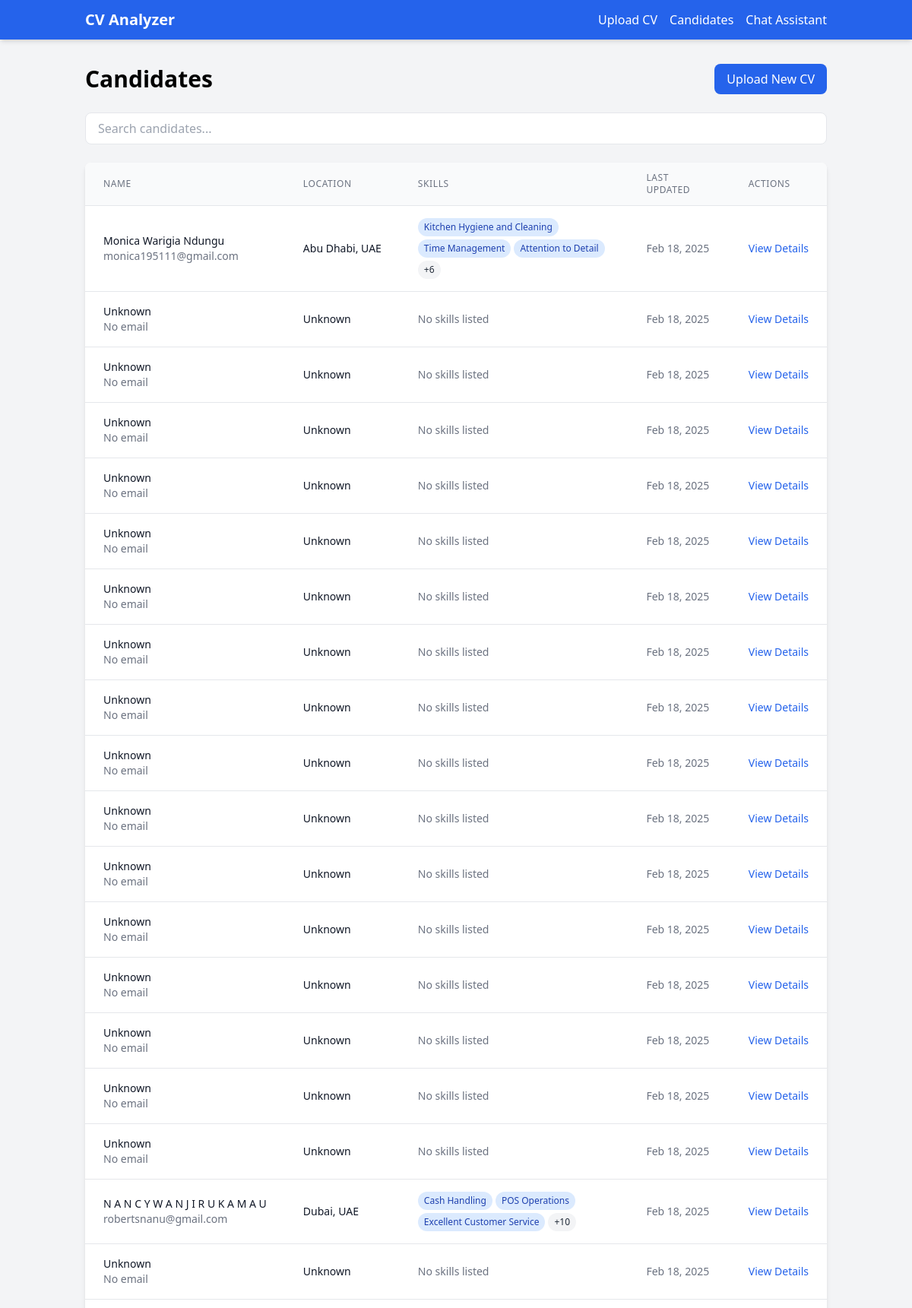
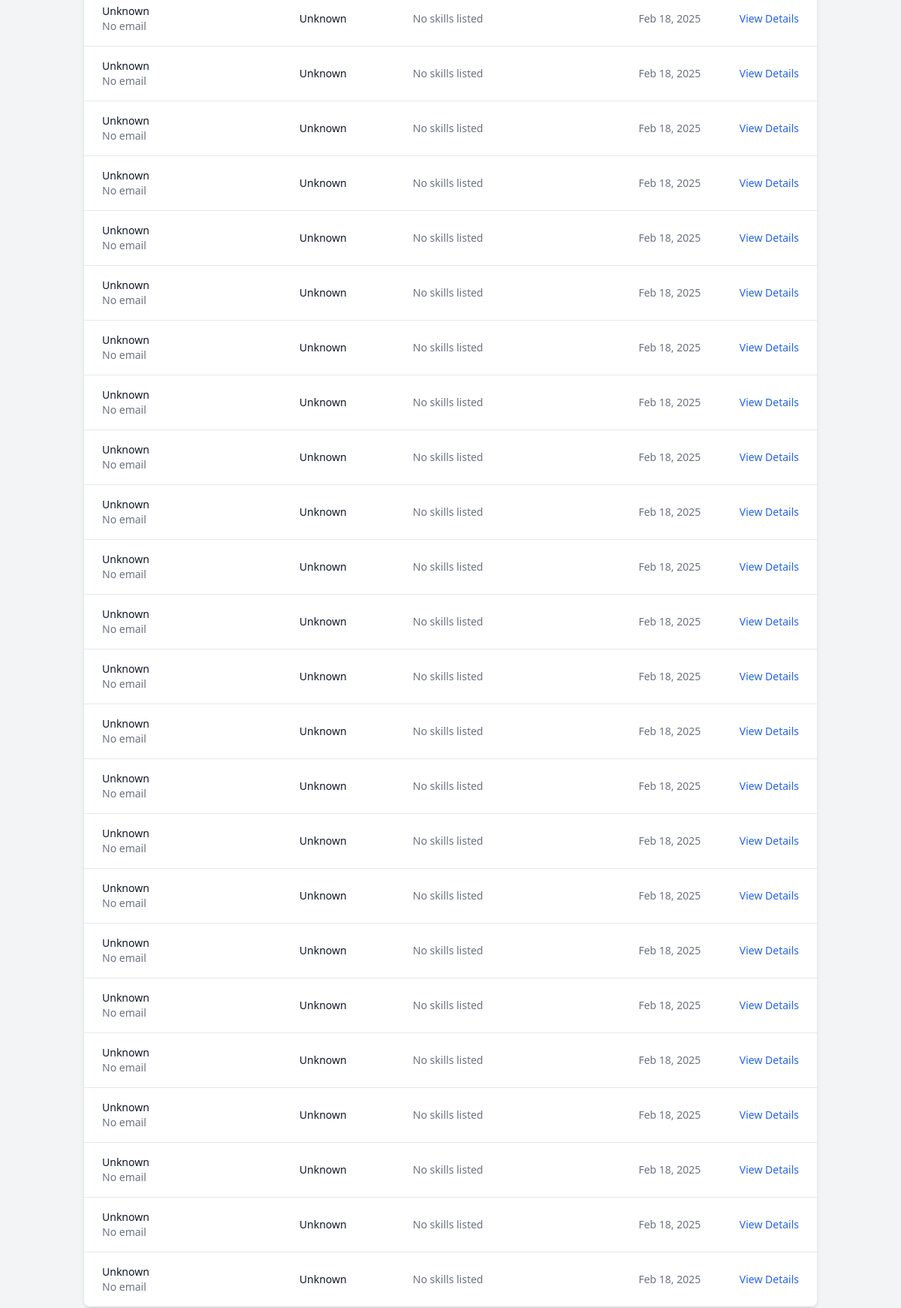
The app's page /cv_tracking_system/candidates/ (upper part) with its own data (2 pictures, top to bottom).
### cv_tracking_system/models.py (models this page shows, shortened)
class Candidate(models.Model):
    name = models.CharField(max_length=200)
    email = models.EmailField(unique=True, blank=True, null=True)
    phone = models.CharField(max_length=20, blank=True, null=True)
    location = models.CharField(max_length=200, blank=True, null=True)
    raw_text = models.TextField()  # Raw extracted resume text
    structured_data = models.JSONField(default=dict)
    file_path = models.FileField(
        upload_to=unique_filename,validators=[validate_file_size])
    last_updated = models.DateTimeField(auto_now=True)
    ai_summary = models.TextField(blank=True, null=True)
    def get_skills(self):
        return self.structured_data.get('skills', [])

### cv_tracking_system/views.py (the view)
# urls.py: path('candidates/', views.CandidatesView.as_view(), name='candidates'),
class CandidatesView(View):
    def get(self, request):
        candidates = Candidate.objects.all().order_by('-last_updated')
        return render(request, 'cv_tracking_system/candidates.html', {'candidates': candidates})

### cv_tracking_system/templates/cv_tracking_system/candidates.html (shortened to what this page needs)
{% extends 'cv_tracking_system/base.html' %}
{% block content %}
<div class="max-w-6xl mx-auto">
    <div class="flex justify-between items-center mb-6">
        <h1 class="text-3xl font-bold">Candidates</h1>
        <a href="{% url 'upload' %}" class="px-4 py-2 bg-blue-600 text-white rounded-lg hover:bg-blue-700">Upload New CV</a>
    </div>
    <div class="mb-6">
        <input type="text" id="candidateSearch" placeholder="Search candidates..." class="w-full px-4 py-2 border rounded-lg focus:outline-none focus:ring-2 focus:ring-blue-500">
    </div>
    <div class="bg-white rounded-lg shadow-md overflow-hidden">
        {% if candidates %}
        <div class="overflow-x-auto">
            <table class="min-w-full divide-y divide-gray-200 table-auto">
                <thead class="bg-gray-50">
                    <tr>
                        <th scope="col" class="px-6 py-3 text-left text-xs font-medium text-gray-500 uppercase tracking-wider">Name</th>
                        <th scope="col" class="px-6 py-3 text-left text-xs font-medium text-gray-500 uppercase tracking-wider">Location</th>
                        <th scope="col" class="px-6 py-3 text-left text-xs font-medium text-gray-500 uppercase tracking-wider">Skills</th>
                        <th scope="col" class="px-6 py-3 text-left text-xs font-medium text-gray-500 uppercase tracking-wider">Last Updated</th>
                        <th scope="col" class="px-6 py-3 text-left text-xs font-medium text-gray-500 uppercase tracking-wider">Actions</th>
                    </tr>
                </thead>
                <tbody class="bg-white divide-y divide-gray-200" id="candidatesTable">
                    {% for candidate in candidates %}
                    <tr class="candidate-row">
                        <td class="px-6 py-4 whitespace-nowrap">
                            <div class="text-sm font-medium text-gray-900">{{ candidate.name|default:"Unknown" }}</div>
                            <div class="text-sm text-gray-500">{{ candidate.email|default:"No email" }}</div>
                        </td>
                        <td class="px-6 py-4 whitespace-nowrap">
                            <div class="text-sm text-gray-900">{{ candidate.location|default:"Unknown" }}</div>
                        </td>
                        <td class="px-6 py-4">
                            <div class="flex flex-wrap gap-1">
                                {% with skills=candidate.get_skills %}
                                {% if skills %}
                                    {% for skill in skills|slice:":3" %}
                                    <span class="px-2 py-1 text-xs rounded-full bg-blue-100 text-blue-800">{{ skill }}</span>
                                    {% endfor %}
                                    {% if skills|length > 3 %}
                                    <span class="px-2 py-1 text-xs rounded-full bg-gray-100 text-gray-800">+{{ skills|length|add:"-3" }}</span>
                                    {% endif %}
                                {% else %}
                                    <span class="text-sm text-gray-500">No skills listed</span>
                                {% endif %}
                                {% endwith %}
                            </div>
                        </td>
                        <td class="px-6 py-4 whitespace-nowrap text-sm text-gray-500">
                            {{ candidate.last_updated|date:"M d, Y" }}
                        </td>
                        <td class="px-6 py-4 whitespace-nowrap text-right text-sm font-medium">
                            <a href="{% url 'candidate_detail' candidate.id %}" class="text-blue-600 hover:text-blue-900">View Details</a>
                        </td>
                    </tr>
                    {% endfor %}
                </tbody>
            </table>
        </div>
        {% else %}
        <div class="py-8 text-center">
            <p class="text-gray-500">No candidates found. Upload some CVs to get started!</p>
            <a href="{% url 'upload' %}" class="mt-4 inline-block px-4 py-2 bg-blue-600 text-white rounded-lg hover:bg-blue-700">Upload CV</a>
        </div>
        {% endif %}
    </div>
</div>
{% endblock %}

### records on screen
Candidate: name "Monica Warigia Ndungu", email "monica195111@gmail.com", location "Abu Dhabi, UAE", skills "Kitchen Hygiene and Cleaning" "Time Management" "Attention to Detail", get_skills|length "6", last_updated "Feb 18, 2025"
Candidate: name "Unknown", email "No email", location "Unknown", shows "No skills listed", last_updated "Feb 18, 2025"
Candidate: name "Unknown", email "No email", location "Unknown", shows "No skills listed", last_updated "Feb 18, 2025"
Candidate: name "Unknown", email "No email", location "Unknown", shows "No skills listed", last_updated "Feb 18, 2025"
Candidate: name "Unknown", email "No email", location "Unknown", shows "No skills listed", last_updated "Feb 18, 2025"
Candidate: name "Unknown", email "No email", location "Unknown", shows "No skills listed", last_updated "Feb 18, 2025"
Candidate: name "Unknown", email "No email", location "Unknown", shows "No skills listed", last_updated "Feb 18, 2025"
Candidate: name "Unknown", email "No email", location "Unknown", shows "No skills listed", last_updated "Feb 18, 2025"
Candidate: name "Unknown", email "No email", location "Unknown", shows "No skills listed", last_updated "Feb 18, 2025"
Candidate: name "Unknown", email "No email", location "Unknown", shows "No skills listed", last_updated "Feb 18, 2025"
Candidate: name "Unknown", email "No email", location "Unknown", shows "No skills listed", last_updated "Feb 18, 2025"
Candidate: name "Unknown", email "No email", location "Unknown", shows "No skills listed", last_updated "Feb 18, 2025"
Candidate: name "Unknown", email "No email", location "Unknown", shows "No skills listed", last_updated "Feb 18, 2025"
Candidate: name "Unknown", email "No email", location "Unknown", shows "No skills listed", last_updated "Feb 18, 2025"
Candidate: name "Unknown", email "No email", location "Unknown", shows "No skills listed", last_updated "Feb 18, 2025"
Candidate: name "Unknown", email "No email", location "Unknown", shows "No skills listed", last_updated "Feb 18, 2025"
Candidate: name "Unknown", email "No email", location "Unknown", shows "No skills listed", last_updated "Feb 18, 2025"
Candidate: name "N A N C Y W A N J I R U K A M A U", email "robertsnanu@gmail.com", location "Dubai, UAE", skills "Cash Handling" "POS Operations" "Excellent Customer Service", get_skills|length "10", last_updated "Feb 18, 2025"
Candidate: name "Unknown", email "No email", location "Unknown", shows "No skills listed", last_updated "Feb 18, 2025"
Candidate: name "Unknown", email "No email", location "Unknown", shows "No skills listed", last_updated "Feb 18, 2025"
Candidate: name "Unknown", email "No email", location "Unknown", shows "No skills listed", last_updated "Feb 18, 2025"
Candidate: name "Unknown", email "No email", location "Unknown", shows "No skills listed", last_updated "Feb 18, 2025"
Candidate: name "Unknown", email "No email", location "Unknown", shows "No skills listed", last_updated "Feb 18, 2025"
Candidate: name "Unknown", email "No email", location "Unknown", shows "No skills listed", last_updated "Feb 18, 2025"
Candidate: name "Unknown", email "No email", location "Unknown", shows "No skills listed", last_updated "Feb 18, 2025"
Candidate: name "Unknown", email "No email", location "Unknown", shows "No skills listed", last_updated "Feb 18, 2025"
Candidate: name "Unknown", email "No email", location "Unknown", shows "No skills listed", last_updated "Feb 18, 2025"
Candidate: name "Unknown", email "No email", location "Unknown", shows "No skills listed", last_updated "Feb 18, 2025"
Candidate: name "Unknown", email "No email", location "Unknown", shows "No skills listed", last_updated "Feb 18, 2025"
Candidate: name "Unknown", email "No email", location "Unknown", shows "No skills listed", last_updated "Feb 18, 2025"
Candidate: name "Unknown", email "No email", location "Unknown", shows "No skills listed", last_updated "Feb 18, 2025"
Candidate: name "Unknown", email "No email", location "Unknown", shows "No skills listed", last_updated "Feb 18, 2025"
Candidate: name "Unknown", email "No email", location "Unknown", shows "No skills listed", last_updated "Feb 18, 2025"
Candidate: name "Unknown", email "No email", location "Unknown", shows "No skills listed", last_updated "Feb 18, 2025"
Candidate: name "Unknown", email "No email", location "Unknown", shows "No skills listed", last_updated "Feb 18, 2025"
Candidate: name "Unknown", email "No email", location "Unknown", shows "No skills listed", last_updated "Feb 18, 2025"
Candidate: name "Unknown", email "No email", location "Unknown", shows "No skills listed", last_updated "Feb 18, 2025"
Candidate: name "Unknown", email "No email", location "Unknown", shows "No skills listed", last_updated "Feb 18, 2025"
Candidate: name "Unknown", email "No email", location "Unknown", shows "No skills listed", last_updated "Feb 18, 2025"
Candidate: name "Unknown", email "No email", location "Unknown", shows "No skills listed", last_updated "Feb 18, 2025"
Candidate: name "Unknown", email "No email", location "Unknown", shows "No skills listed", last_updated "Feb 18, 2025"
Candidate: name "Unknown", email "No email", location "Unknown", shows "No skills listed", last_updated "Feb 18, 2025"
Candidate: name "Unknown", email "No email", location "Unknown", shows "No skills listed", last_updated "Feb 18, 2025"
